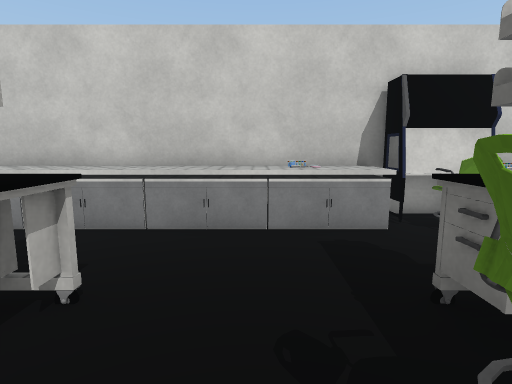
[1] (above)

15 first-person views from a walk through a Unity game level. The camera is 1.3 m above the floor, tilts 8° down and sees 80° across. The floor is counted in squares, 0.85 m on a side. Each view is taken from the middle of a square. On the plan, view 1 faces up. The plan holds only what a view shows up to about 15 squares ahead; the rest is blank. The place goes on beyond the plan. The player character is not drawn. Some surface patterns are stand-ins.

[2]
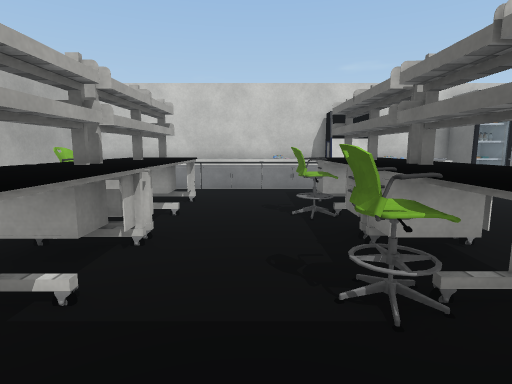

[3]
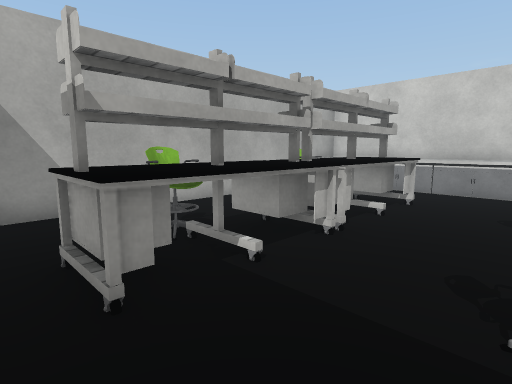

[4]
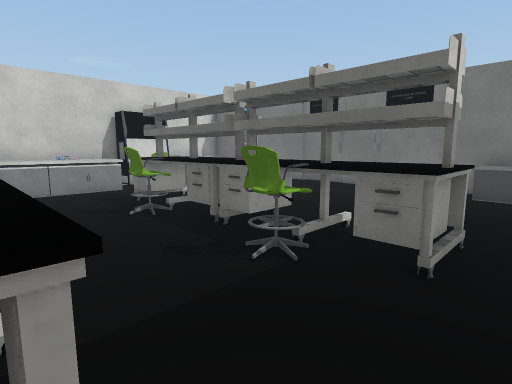

[5]
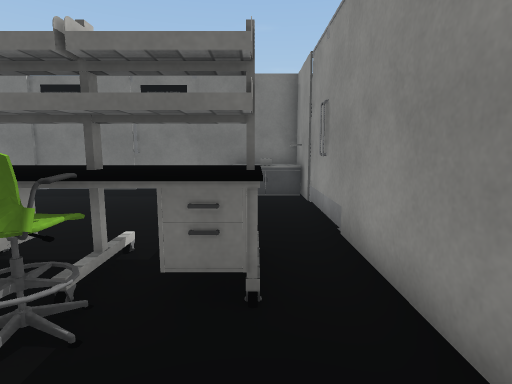

[6]
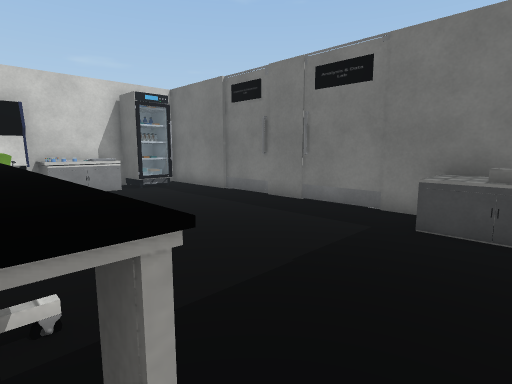

[7]
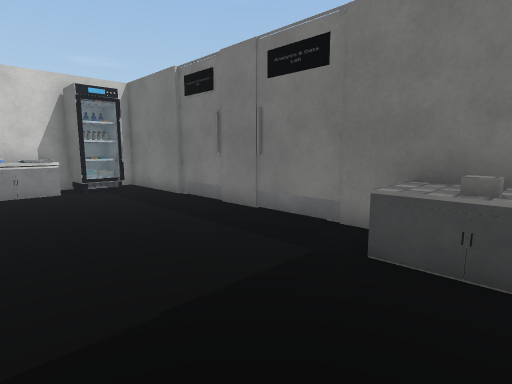

[8]
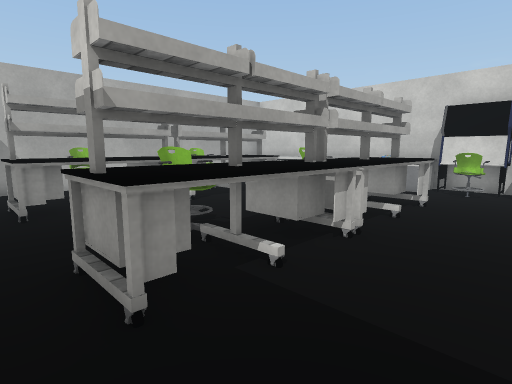

[9]
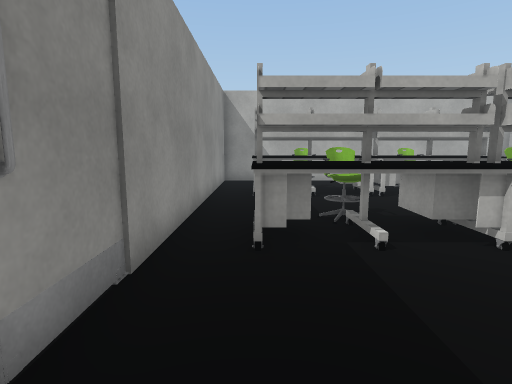

[10]
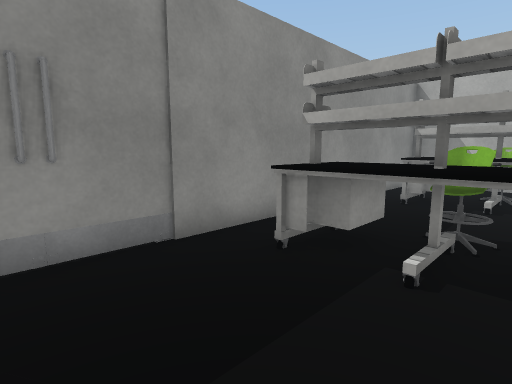

[11]
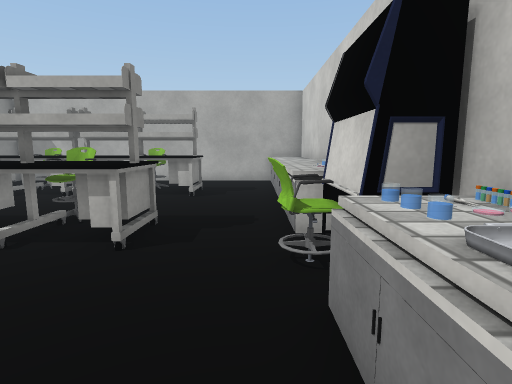

[12]
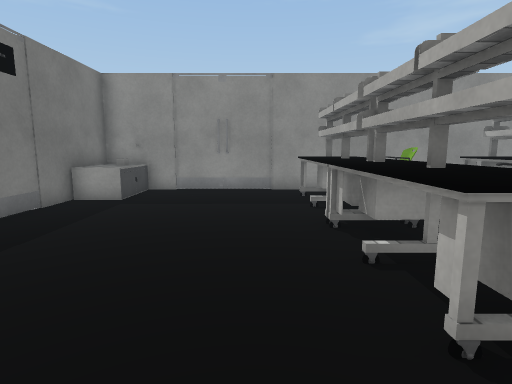

[13]
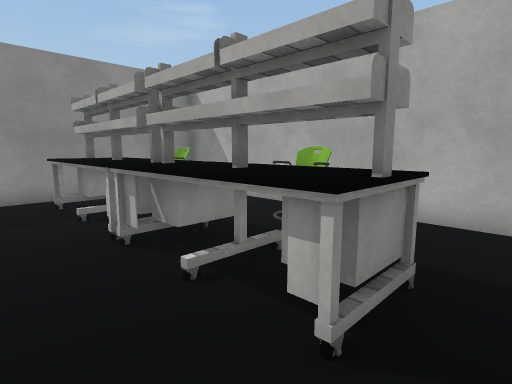

[14]
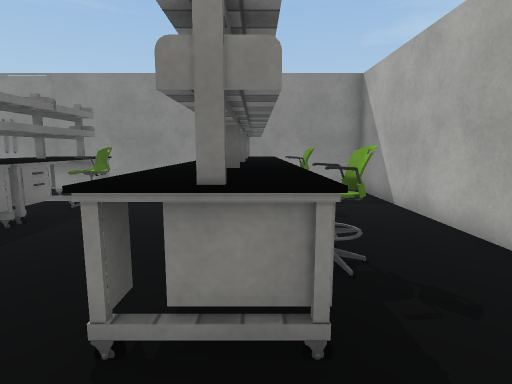

[15]
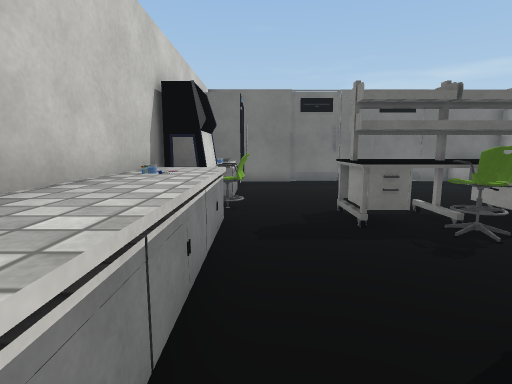

### Floor plan
Key: @ floor where view 1 was taken; # wall or solid block; x gap in a wall; . floor; = window, fence, low wall or low ledge; ^ raised ledge; T thing the floor can be seen under or through; O other object.
Columns run from 7 left of view 1 to 11 right of it. Each row starts with its distance up from view 1.
  7 ^^^^^^^^^^#O#^^#O##
  6 ^^^^^^^^^^OOOOOOO.#
  5 #..........=......#
  4 #.................#
  3 #...#^...^^.......#
  2 #...#^...TT.......#
  1 #..O#^..OTT.......#
  0 #...#^.@.TT.......#
 -1 #...x^...TT.......#
 -2 #...T^...TT.......#
 -3 #..OT^..OTT.......#
 -4 #...T^...TT.....OO#
 -5 #...T^...^T.....OO#
 -6 #...............OO#
 -7 ################OO#

Where each view was taken, in squares from view 1:
view 1: 0 up, 0 right, facing up
view 2: 6 down, 0 right, facing up
view 3: 6 down, 1 right, facing up-left
view 4: 6 down, 2 left, facing up-right
view 5: 5 down, 1 left, facing right
view 6: 6 down, 3 right, facing up-right
view 7: 6 down, 5 right, facing up-right
view 8: 6 down, 6 right, facing up-left
view 9: 5 down, 8 right, facing left
view 10: 2 down, 7 right, facing down-left
view 11: 5 up, 8 right, facing left
view 12: 5 up, 5 right, facing down
view 13: 4 up, 0 right, facing down-left
view 14: 5 up, 3 left, facing down
view 15: 5 up, 4 left, facing right
